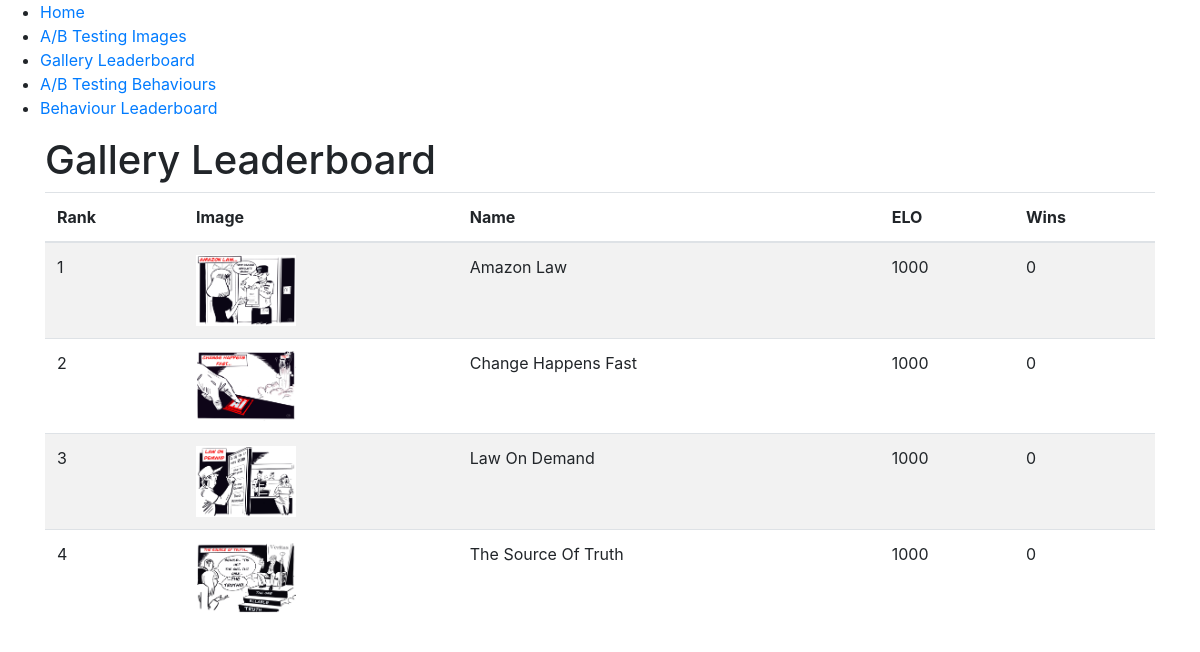
Page /gallery_leaderboard on the earlier database version.
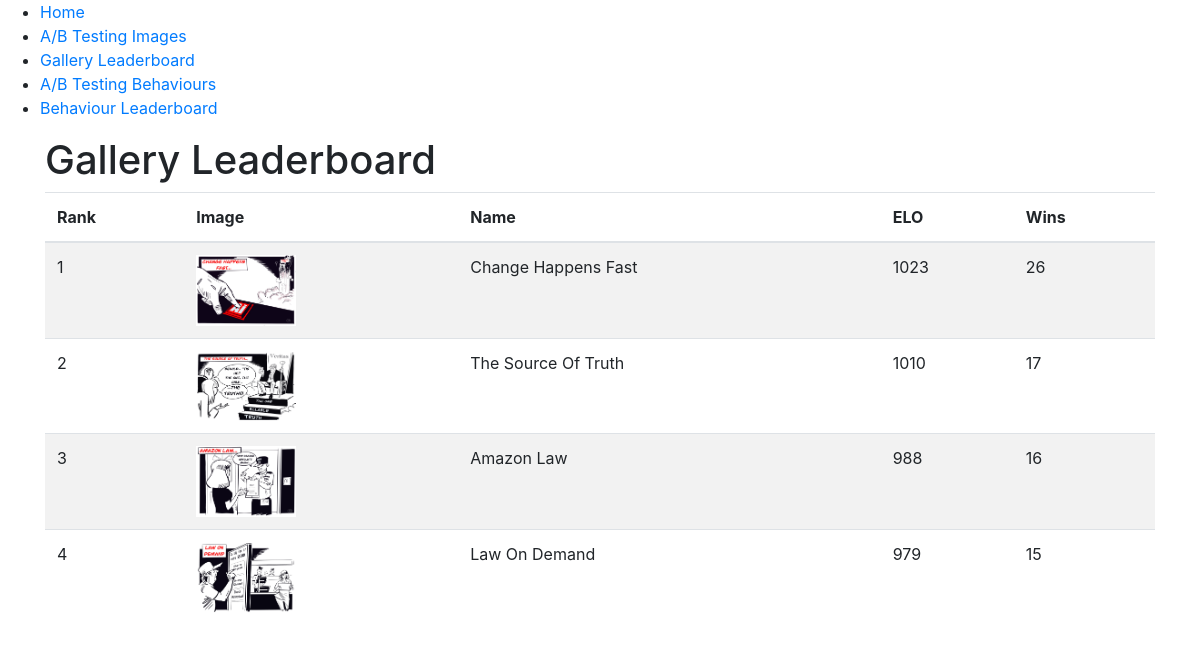
Same page on the later database version.
### tables this page shows
CREATE TABLE Gallery (
            id INTEGER PRIMARY KEY AUTOINCREMENT,
            PathToImage TEXT NOT NULL UNIQUE,
            Name TEXT NOT NULL,
            Description TEXT,
            ELO INTEGER DEFAULT 1000,
            Wins INTEGER DEFAULT 0
        );

### app.py (the view)
@app.route('/gallery_leaderboard')
def gallery_leaderboard():
    leaderboard = get_gallery_leaderboard()
    return render_template('gallery_leaderboard.html', leaderboard=leaderboard)

### utils.py (called while the page is built)
def get_gallery_leaderboard(limit=10):
    conn = sqlite3.connect('treehouse.db')
    cursor = conn.cursor()
    try:
        cursor.execute("SELECT PathToImage, Name, ELO, Wins FROM Gallery ORDER BY ELO DESC LIMIT ?", (limit,))
        leaderboard = cursor.fetchall()
        return leaderboard
    except Exception as e:
        print(f"Error retrieving gallery leaderboard: {e}")
        return []
    finally:
        conn.close()

### templates/gallery_leaderboard.html
{% extends 'base.html' %}
{% block content %}
    <h1>Gallery Leaderboard</h1>
    <table class="table table-striped">
        <thead>
            <tr>
                <th>Rank</th>
                <th>Image</th>
                <th>Name</th>
                <th>ELO</th>
                <th>Wins</th>
            </tr>
        </thead>
        <tbody>
            {% for item in leaderboard %}
                <tr>
                    <td>{{ loop.index }}</td>
                    <td>
                        <img src="{{ url_for('static', filename=item[0]) }}"
                             alt="{{ item[1] }}"
                             class="img-fluid"
                             style="max-width: 100px;">
                    </td>
                    <td>{{ item[1] }}</td>
                    <td>{{ item[2] }}</td>
                    <td>{{ item[3] }}</td>
                </tr>
            {% endfor %}
        </tbody>
    </table>
{% endblock %}

Differences in the rows shown:
changed Gallery "Change Happens Fast": ELO "1000" → "1023"; Wins "0" → "26"; moves up the list
changed Gallery "The Source Of Truth": ELO "1000" → "1010"; Wins "0" → "17"; moves up the list
changed Gallery "Amazon Law": ELO "1000" → "988"; Wins "0" → "16"
changed Gallery "Law On Demand": ELO "1000" → "979"; Wins "0" → "15"
